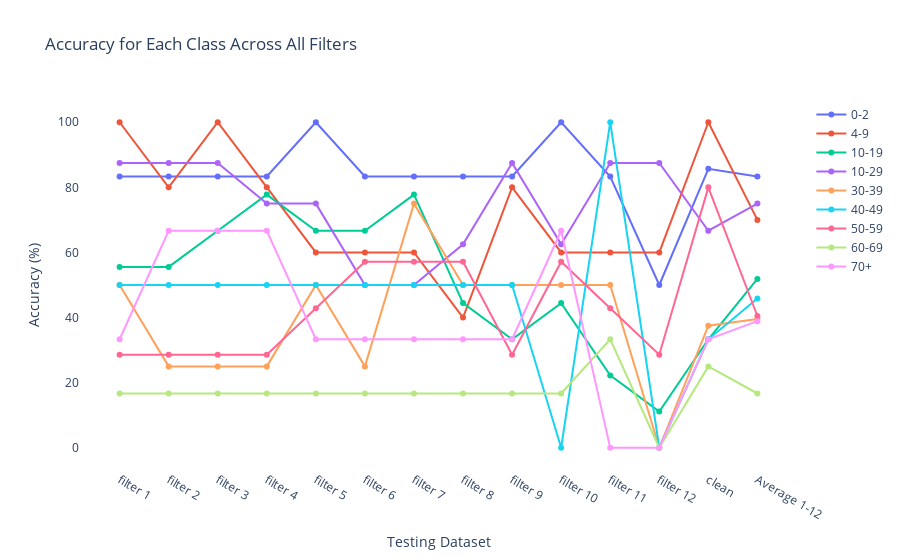
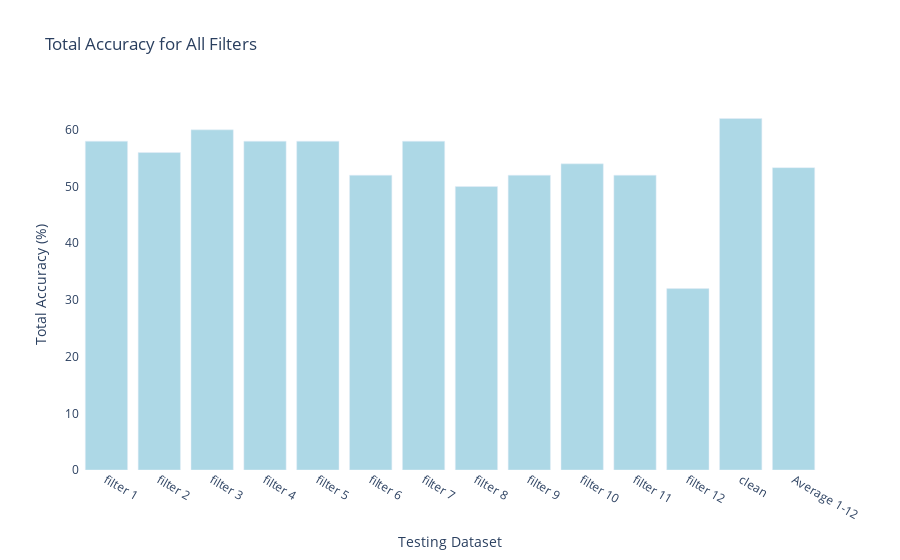

The cell these charts' notebook holds for them, in order:
### Code cell
import plotly.graph_objects as go
import pandas as pd
import os

# Assuming class_accuracies and overall_accuracies are already populated
class_ids = list(range(9))  # Classes 0 to 8
filter_names = [f"filter {i}" for i in range(1, 13)] + ["clean"]
filter_names_for_avg = [f"filter {i}" for i in range(1, 13)]

# Prepare data for plotting class accuracies
class_accuracy_data = {class_id: [class_accuracies[filter_name].get(class_id, 0) for filter_name in filter_names] for class_id in class_ids}

# Calculate average accuracy per class across filters 1-12
average_class_accuracies = {class_id: sum(class_accuracy_data[class_id][:12]) / 12 for class_id in class_ids}

def classtoage(classId):
    if classId == 0:
        return '0-2'
    elif classId == 1:
        return '4-9'
    elif classId == 2:
        return '10-19'
    elif classId == 3:
        return '10-29'
    elif classId == 4:
        return '30-39'
    elif classId == 5:
        return '40-49'
    elif classId == 6:
        return '50-59'
    elif classId == 7:
        return '60-69'
    else:
        return '70+'
    
# Create subplots for each class including the average for filters 1-12
fig = go.Figure()
for class_id, accuracies in class_accuracy_data.items():
    accuracies.append(average_class_accuracies[class_id])  # Append the average to the list
    fig.add_trace(go.Line(x=filter_names + ['Average 1-12'], y=accuracies, name= classtoage(class_id)))

fig.update_layout(
    barmode='group',
    title='Accuracy for Each Class Across All Filters',
    xaxis_title='Testing Dataset',
    yaxis_title='Accuracy (%)',
    plot_bgcolor='white'
)

plot_directory = '/Users/samin/Desktop/Classes/9.60/9.60-Project/plots'
if not os.path.exists(plot_directory):
    os.makedirs(plot_directory)
fig.write_html(os.path.join(plot_directory, 'class_accuracies.html'))
fig.show()

# Prepare data for overall accuracies plot including the average for filters 1-12
overall_accuracy_data = [overall_accuracies[filter_name] * 100 for filter_name in filter_names]  # Convert fraction to percentage
combined_average_accuracy = sum(overall_accuracy_data[:12]) / 12  # Recalculate to ensure no logic error
overall_accuracy_data.append(combined_average_accuracy)  # Append combined average


# colors = [
#     'red', 'blue', 'green', 'yellow', 'orange', 'purple', 'cyan', 'magenta', 'grey', 
#     'lightblue', 'darkgreen', 'lightgreen', 'pink', 'teal'
# ]

# Plotting total accuracies including the average for filters 1-12
fig_total = go.Figure()
fig_total.add_trace(go.Bar(
    x=filter_names + ['Average 1-12'], 
    y=overall_accuracy_data, 
    marker_color="lightblue"  # Apply the color list to the marker_color attribute
))

fig_total.update_layout(
    title='Total Accuracy for All Filters',
    xaxis_title='Testing Dataset',
    yaxis_title='Total Accuracy (%)',
    plot_bgcolor='white'
)
fig_total.write_html(os.path.join(plot_directory, 'total_accuracies.html'))
fig_total.show()

### Figure 1 — Plotly figure (JSON) as saved in the notebook; plotly's stock layout.template omitted (floating-point values rounded to 4 significant figures)
{"data": [{"name": "0-2", "type": "scatter", "x": ["filter 1", "filter 2", "filter 3", "filter 4", "filter 5", "filter 6", "filter 7", "filter 8", "filter 9", "filter 10", "filter 11", "filter 12", "clean", "Average 1-12"], "y": [83.33, 83.33, 83.33, 83.33, 100, 83.33, 83.33, 83.33, 83.33, 100, 83.33, 50, 85.71, 83.33]}, {"name": "4-9", "type": "scatter", "x": ["filter 1", "filter 2", "filter 3", "filter 4", "filter 5", "filter 6", "filter 7", "filter 8", "filter 9", "filter 10", "filter 11", "filter 12", "clean", "Average 1-12"], "y": [100, 80, 100, 80, 60, 60, 60, 40, 80, 60, 60, 60, 100, 70]}, {"name": "10-19", "type": "scatter", "x": ["filter 1", "filter 2", "filter 3", "filter 4", "filter 5", "filter 6", "filter 7", "filter 8", "filter 9", "filter 10", "filter 11", "filter 12", "clean", "Average 1-12"], "y": [55.56, 55.56, 66.67, 77.78, 66.67, 66.67, 77.78, 44.44, 33.33, 44.44, 22.22, 11.11, 33.33, 51.85]}, {"name": "10-29", "type": "scatter", "x": ["filter 1", "filter 2", "filter 3", "filter 4", "filter 5", "filter 6", "filter 7", "filter 8", "filter 9", "filter 10", "filter 11", "filter 12", "clean", "Average 1-12"], "y": [87.5, 87.5, 87.5, 75, 75, 50, 50, 62.5, 87.5, 62.5, 87.5, 87.5, 66.67, 75]}, {"name": "30-39", "type": "scatter", "x": ["filter 1", "filter 2", "filter 3", "filter 4", "filter 5", "filter 6", "filter 7", "filter 8", "filter 9", "filter 10", "filter 11", "filter 12", "clean", "Average 1-12"], "y": [50, 25, 25, 25, 50, 25, 75, 50, 50, 50, 50, 0, 37.5, 39.58]}, {"name": "40-49", "type": "scatter", "x": ["filter 1", "filter 2", "filter 3", "filter 4", "filter 5", "filter 6", "filter 7", "filter 8", "filter 9", "filter 10", "filter 11", "filter 12", "clean", "Average 1-12"], "y": [50, 50, 50, 50, 50, 50, 50, 50, 50, 0, 100, 0, 33.33, 45.83]}, {"name": "50-59", "type": "scatter", "x": ["filter 1", "filter 2", "filter 3", "filter 4", "filter 5", "filter 6", "filter 7", "filter 8", "filter 9", "filter 10", "filter 11", "filter 12", "clean", "Average 1-12"], "y": [28.57, 28.57, 28.57, 28.57, 42.86, 57.14, 57.14, 57.14, 28.57, 57.14, 42.86, 28.57, 80, 40.48]}, {"name": "60-69", "type": "scatter", "x": ["filter 1", "filter 2", "filter 3", "filter 4", "filter 5", "filter 6", "filter 7", "filter 8", "filter 9", "filter 10", "filter 11", "filter 12", "clean", "Average 1-12"], "y": [16.67, 16.67, 16.67, 16.67, 16.67, 16.67, 16.67, 16.67, 16.67, 16.67, 33.33, 0, 25, 16.67]}, {"name": "70+", "type": "scatter", "x": ["filter 1", "filter 2", "filter 3", "filter 4", "filter 5", "filter 6", "filter 7", "filter 8", "filter 9", "filter 10", "filter 11", "filter 12", "clean", "Average 1-12"], "y": [33.33, 66.67, 66.67, 66.67, 33.33, 33.33, 33.33, 33.33, 33.33, 66.67, 0, 0, 33.33, 38.89]}], "layout": {"barmode": "group", "plot_bgcolor": "white", "title": {"text": "Accuracy for Each Class Across All Filters"}, "xaxis": {"title": {"text": "Testing Dataset"}}, "yaxis": {"title": {"text": "Accuracy (%)"}}}}

### Figure 2 — Plotly figure (JSON) as saved in the notebook; plotly's stock layout.template omitted (floating-point values rounded to 4 significant figures)
{"data": [{"marker": {"color": "lightblue"}, "type": "bar", "x": ["filter 1", "filter 2", "filter 3", "filter 4", "filter 5", "filter 6", "filter 7", "filter 8", "filter 9", "filter 10", "filter 11", "filter 12", "clean", "Average 1-12"], "y": [58.0, 56.0, 60, 58.0, 58.0, 52, 58.0, 50, 52, 54, 52, 32, 62, 53.33]}], "layout": {"plot_bgcolor": "white", "title": {"text": "Total Accuracy for All Filters"}, "xaxis": {"title": {"text": "Testing Dataset"}}, "yaxis": {"title": {"text": "Total Accuracy (%)"}}}}
